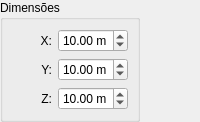
                <widget class="QWidget" name="page_Cubo">
                 <layout class="QVBoxLayout" name="verticalLayout_5">
                  <property name="margin">
                   <number>0</number>
                  </property>
                  <item>
                   <widget class="QGroupBox" name="groupBox_13">
                    <property name="sizePolicy">
                     <sizepolicy hsizetype="Fixed" vsizetype="Fixed">
                      <horstretch>0</horstretch>
                      <verstretch>0</verstretch>
                     </sizepolicy>
                    </property>
                    <property name="minimumSize">
                     <size>
                      <width>140</width>
                      <height>0</height>
                     </size>
                    </property>
                    <property name="maximumSize">
                     <size>
                      <width>140</width>
                      <height>16777215</height>
                     </size>
                    </property>
                    <property name="title">
                     <string>Dimensões</string>
                    </property>
                    <layout class="QFormLayout" name="formLayout_14">
                     <property name="fieldGrowthPolicy">
                      <enum>QFormLayout::AllNonFixedFieldsGrow</enum>
                     </property>
                     <item row="0" column="0">
                      <widget class="QLabel" name="label_36">
                       <property name="minimumSize">
                        <size>
                         <width>40</width>
                         <height>0</height>
                        </size>
                       </property>
                       <property name="text">
                        <string>X:</string>
                       </property>
                       <property name="textFormat">
                        <enum>Qt::AutoText</enum>
                       </property>
                       <property name="alignment">
                        <set>Qt::AlignRight|Qt::AlignTrailing|Qt::AlignVCenter</set>
                       </property>
                       <property name="indent">
                        <number>-1</number>
                       </property>
                      </widget>
                     </item>
                     <item row="0" column="1">
                      <widget class="QDoubleSpinBox" name="cube_dim_X">
                       <property name="minimumSize">
                        <size>
                         <width>60</width>
                         <height>0</height>
                        </size>
                       </property>
                       <property name="suffix">
                        <string> m</string>
                       </property>
                       <property name="minimum">
                        <double>0.000000000000000</double>
                       </property>
                       <property name="maximum">
                        <double>100.000000000000000</double>
                       </property>
                       <property name="value">
                        <double>10.000000000000000</double>
                       </property>
                      </widget>
                     </item>
                     <item row="1" column="0">
                      <widget class="QLabel" name="label_37">
                       <property name="minimumSize">
                        <size>
                         <width>40</width>
                         <height>0</height>
                        </size>
                       </property>
                       <property name="text">
                        <string>Y:</string>
                       </property>
                       <property name="textFormat">
                        <enum>Qt::AutoText</enum>
                       </property>
                       <property name="alignment">
                        <set>Qt::AlignRight|Qt::AlignTrailing|Qt::AlignVCenter</set>
                       </property>
                       <property name="indent">
                        <number>-1</number>
                       </property>
                      </widget>
                     </item>
                     <item row="1" column="1">
                      <widget class="QDoubleSpinBox" name="cube_dim_Y">
                       <property name="suffix">
                        <string> m</string>
                       </property>
                       <property name="minimum">
                        <double>0.000000000000000</double>
                       </property>
                       <property name="maximum">
                        <double>100.000000000000000</double>
                       </property>
                       <property name="value">
                        <double>10.000000000000000</double>
                       </property>
                      </widget>
                     </item>
                     <item row="2" column="1">
                      <widget class="QDoubleSpinBox" name="cube_dim_Z">
                       <property name="suffix">
                        <string> m</string>
                       </property>
                       <property name="minimum">
                        <double>0.000000000000000</double>
                       </property>
                       <property name="maximum">
                        <double>100.000000000000000</double>
                       </property>
                       <property name="value">
                        <double>10.000000000000000</double>
                       </property>
                      </widget>
                     </item>
                     <item row="2" column="0">
                      <widget class="QLabel" name="label_38">
                       <property name="minimumSize">
                        <size>
                         <width>40</width>
                         <height>0</height>
                        </size>
                       </property>
                       <property name="text">
                        <string>Z:</string>
                       </property>
                       <property name="textFormat">
                        <enum>Qt::AutoText</enum>
                       </property>
                       <property name="alignment">
                        <set>Qt::AlignRight|Qt::AlignTrailing|Qt::AlignVCenter</set>
                       </property>
                       <property name="indent">
                        <number>-1</number>
                       </property>
                      </widget>
                     </item>
                    </layout>
                   </widget>
                  </item>
                 </layout>
                </widget>
